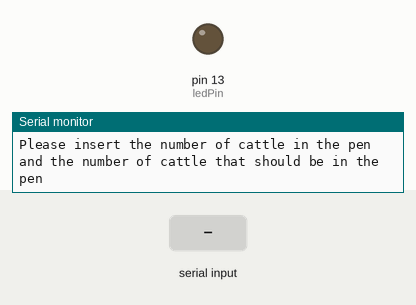
Bench run of a sketch on a simulated Arduino Uno, built with avr-gcc and run on an emulated ATmega328P. Parts: output pins drawn as LEDs (lit = HIGH), the last lines printed to the serial monitor. The test bench sets the inputs (shaded band).

Above: at 1.2 s.
1.3 s: "90,45\n" received over Serial
At 2.3 s:
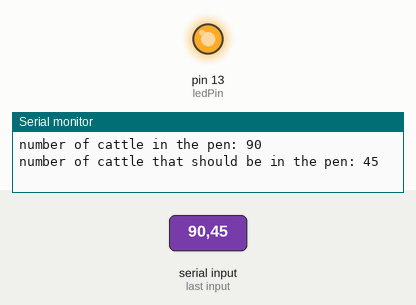
11.6 s: "30,150\n" received over Serial
At 14.4 s:
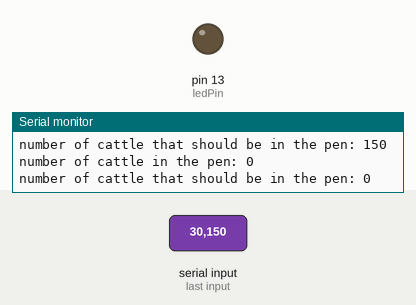
14.6 s: "5\n" received over Serial
At 16.5 s:
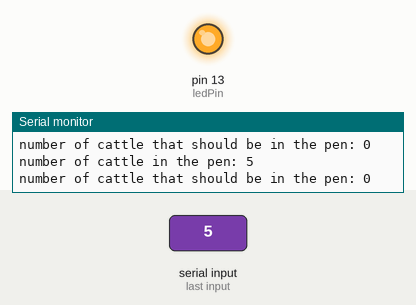
Timing chart, 0 to 18.0 s (numbered marks = the images above; inputs shaded):
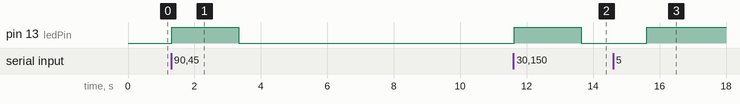

Measured:
- after the input at 1.3 s, pin 13 (ledPin): LOW → HIGH at once, → LOW 2.0 s later
- after the input at 11.6 s, pin 13 (ledPin): LOW → HIGH at once, → LOW 2.0 s later
- after the input at 14.6 s, pin 13 (ledPin): LOW → HIGH after 1.0 s

The sketch:

Final_Code_for_arduino_warning.ino
```cpp
#include <Keypad.h>

char keys [4][4] = {
  {'1', '2', '3', 'A'},
  {'4', '5', '6', 'B'},
  {'7', '8', '9', 'C'},
  {'*', '0', '#', 'D'}
};


byte rowPins[4] = {11, 10, 9, 8};
byte colPins[4] = {7, 6, 5, 4};

Keypad myKeypad = Keypad(makeKeymap(keys), rowPins, colPins, 4, 4);

int ledPin = 13;
int x;       //current number of cows in pen
int y;       //amount of cows


void setup() {
  pinMode(ledPin, OUTPUT);
  Serial.begin(9600);
  Serial.print("Please insert the number of cattle in the pen and the number of cattle that should be in the pen\n");
}

void loop() {
  char keyPressed = myKeypad.getKey();
  if (keyPressed) {
    Serial.println(keyPressed);
  }
  if (Serial.available()) {
    x = Serial.parseInt();
    y = Serial.parseInt();
    Serial.print("\nnumber of cattle in the pen: ");
    Serial.println(x);
       Serial.print("number of cattle that should be in the pen: ");
    Serial.println(y);

  {
    if (x==y)
digitalWrite(ledPin, LOW);     //LED turns off or stays off
else
digitalWrite(ledPin, HIGH);   //LED to notify farmer becomes active
  }

//  char keyPressed = myKeypad.getKey();
//if (keyPressed) {
//Serial.println(keyPressed);
//digitalWrite(ledPin, HIGH);
}
//else
//digitalWrite(ledPin, LOW);
}
```
